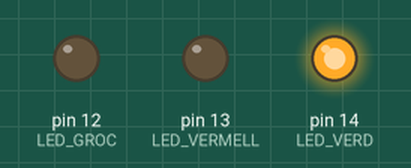
The sketch below on a simulated Arduino Uno, built with avr-gcc and run on an emulated ATmega328P. On the bench: output pins drawn as LEDs (lit = HIGH).

Above: at 5.0 s.
At 11.5 s:
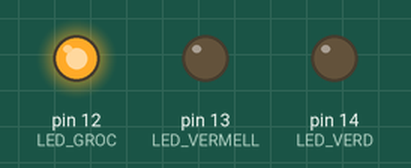
At 18.0 s:
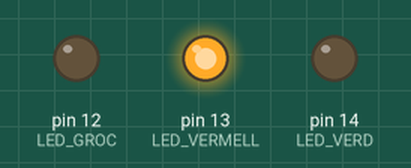
At 24.5 s:
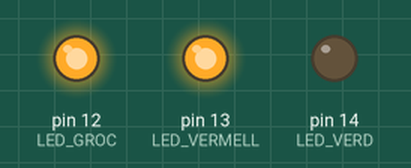
Timing chart, 0 to 33.8 s (numbered marks = the images above):
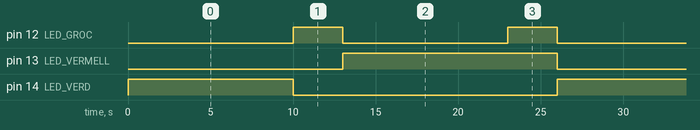

Measured:
- by itself, pin 12 (LED_GROC): alternates HIGH for 3.0 s and LOW for 10.0 s
- by itself, pin 13 (LED_VERMELL): alternates HIGH for 13.0 s and LOW for 13.0 s
- by itself, pin 14 (LED_VERD): alternates HIGH for 10.0 s and LOW for 16.0 s

The sketch:

d1-1-g.ino
```cpp
// Definim les constants corresponents als GPIOs on tenim connectats els LEDs.
#define LED_VERMELL 13
#define LED_GROC 12
#define LED_VERD 14

void setup()
{
 // Inicialitzem els pins que controlen els LEDs com a GPIOs de sortida.
 pinMode(LED_VERMELL, OUTPUT);
 pinMode(LED_GROC, OUTPUT);
 pinMode(LED_VERD, OUTPUT);
}
void loop()
{
 // Seqüència de passos del semàfor.
 // Encenem el verd, apaguem la resta i esperem 10 segons.
 digitalWrite(LED_VERMELL, LOW);
 digitalWrite(LED_GROC, LOW);
 digitalWrite(LED_VERD, HIGH);
 delay(10000);

 // Encenem el groc, apaguem el verd i esperem 3 segons.
 digitalWrite(LED_GROC, HIGH);
 digitalWrite(LED_VERD, LOW);
 delay(3000);

 // Encenem el vermell, apaguem el groc i esperem 10 segons.
 digitalWrite(LED_VERMELL, HIGH);
 digitalWrite(LED_GROC, LOW);
 delay(10000);

 // Encenem el groc i esperem 3 segons.
 digitalWrite(LED_GROC, HIGH);
 delay(3000);
}
```
